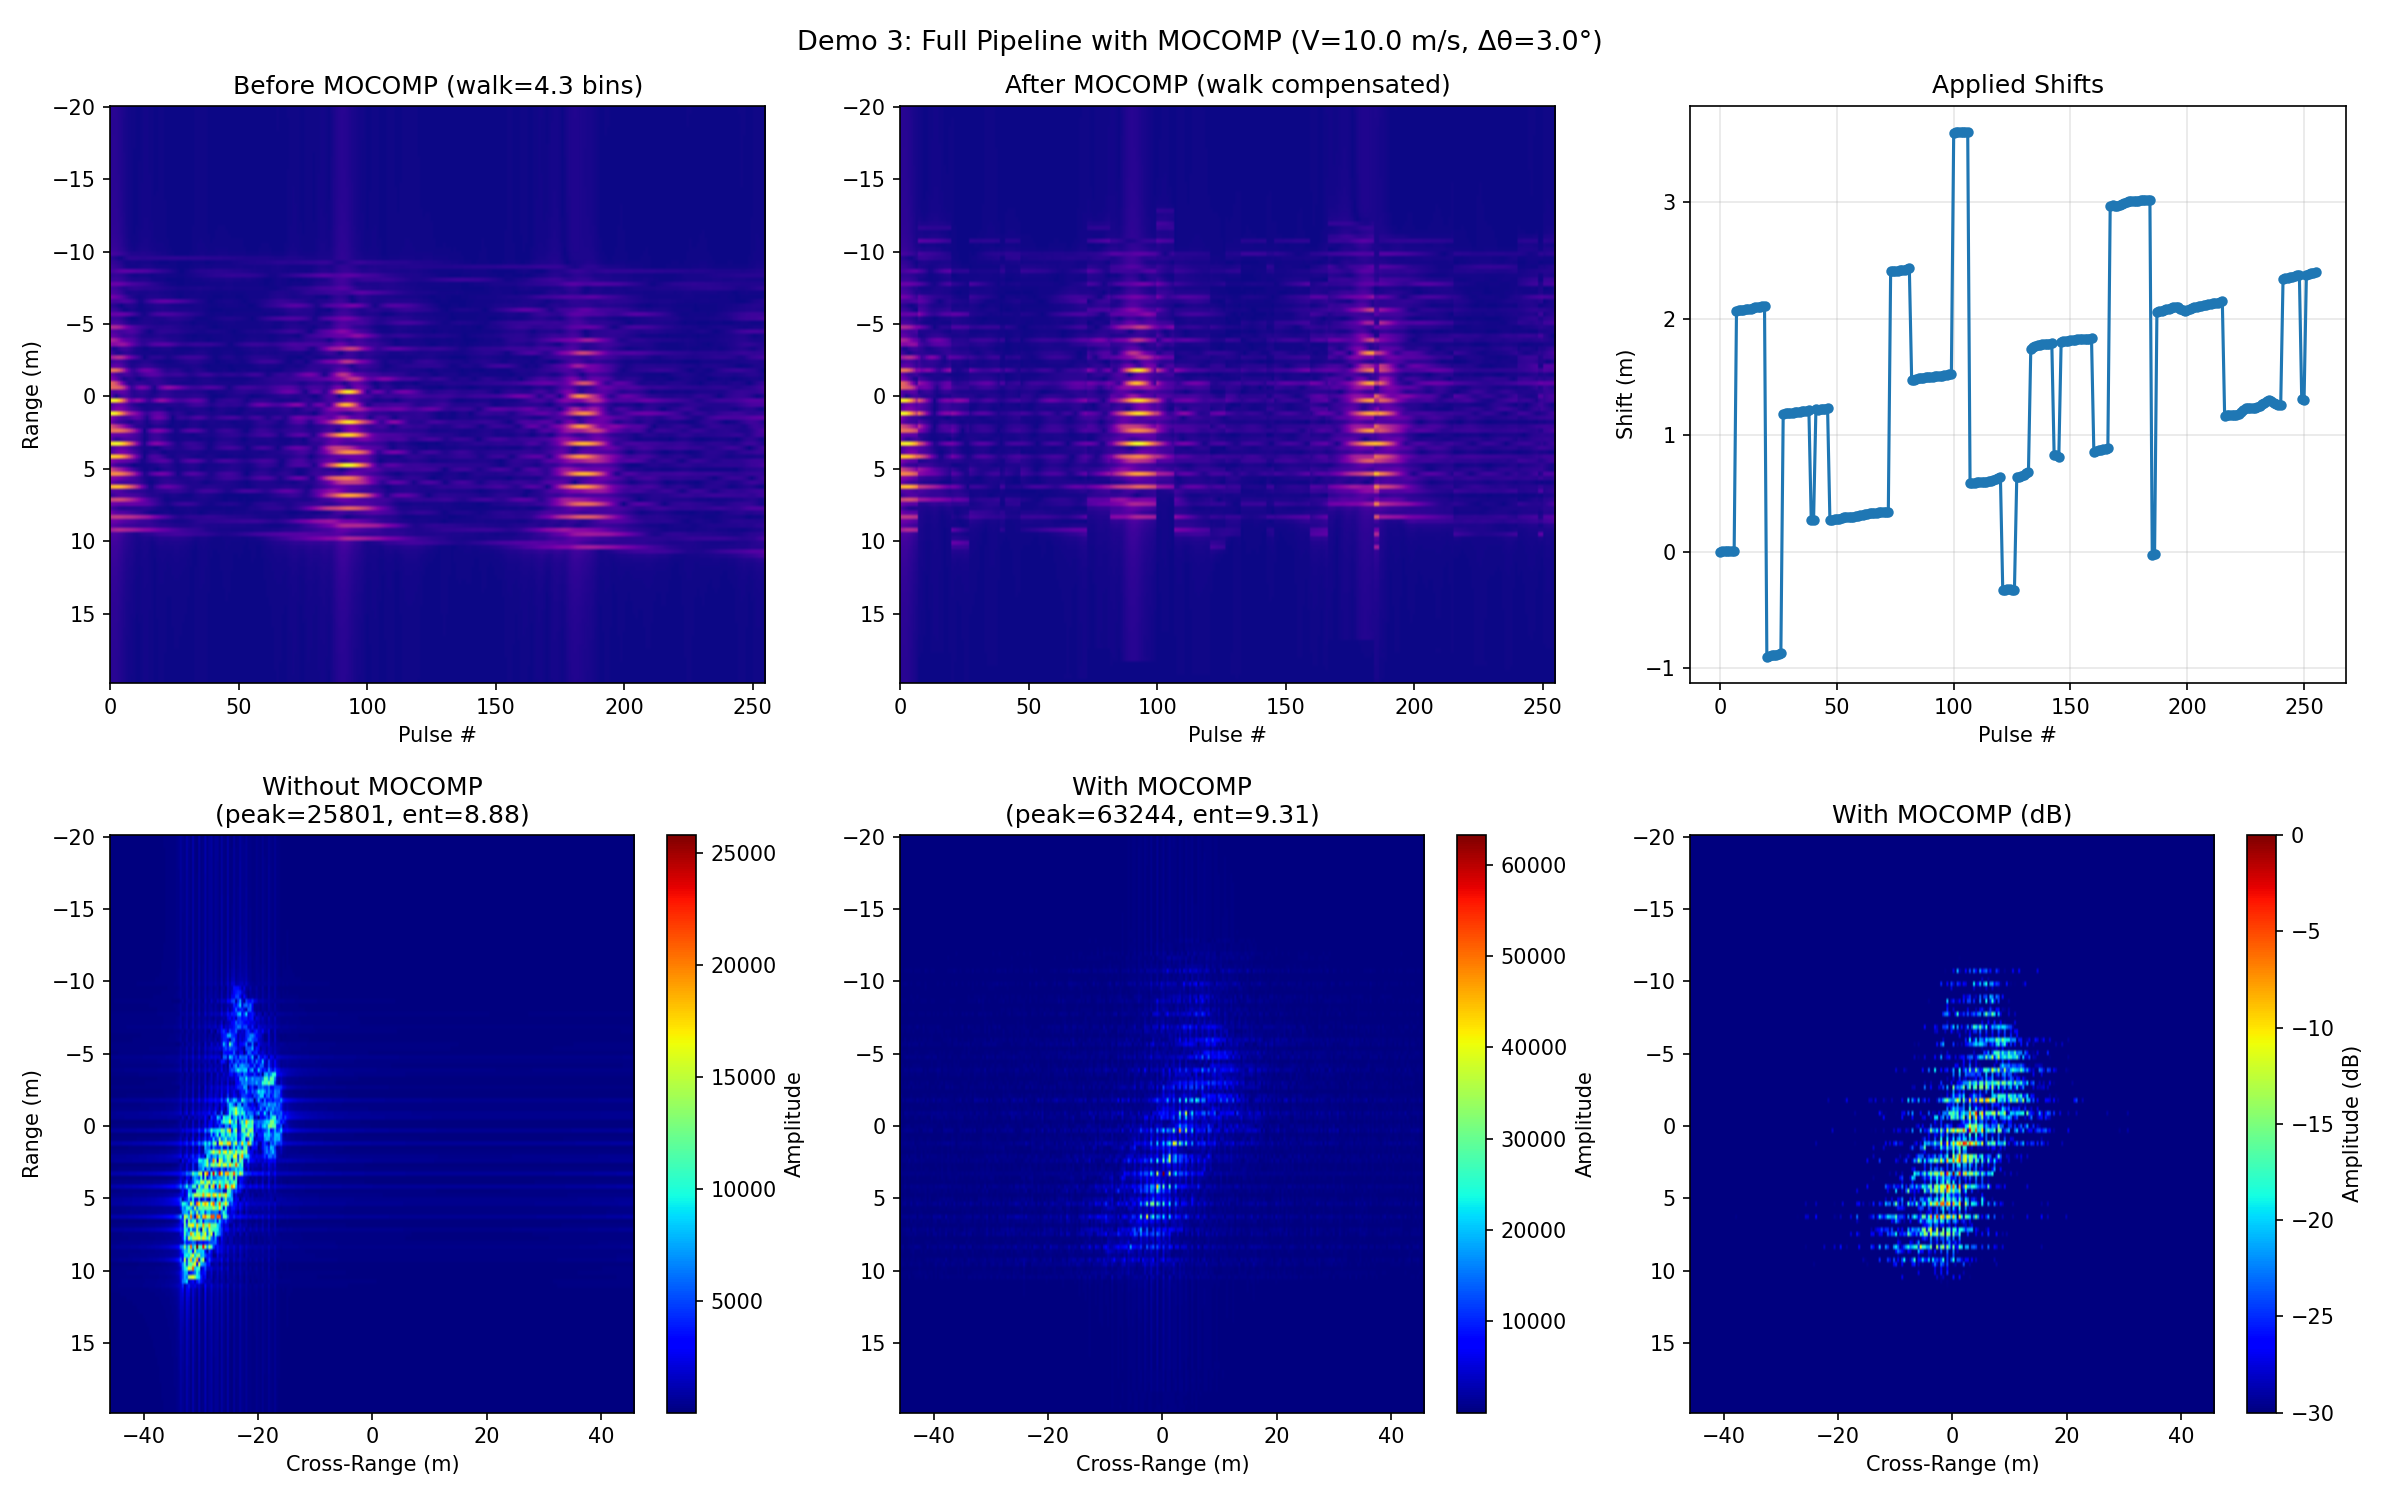

The script that saved this image:
"""Демо 3: Полный конвейер с MOCOMP — физически валидный режим.

Сценарий идентичен Demo 2 (N=256, PRI=5e-4, Δθ=3°, V=10 м/с, survey 40),
MOCOMP включен: честное сравнение «до/после»:
  - косые линии -> выравнивание огибающей + PPP-фазовая коррекция -> фокус;
  - пик ×2.45, ход 1.28 м (4.3 бина) полностью компенсируется.

Примечание (План фиксов §8.3): на вращающейся цели выравнивание огибающей
включает вращательную составляющую ярких элементов — применённые сдвиги
могут превышать аналитический ход трансляции; суб-бин точность ENVELOPE —
на трансляционно-доминированном эхе.
"""
import sys
import os

sys.path.insert(0, os.path.join(os.path.dirname(__file__), ".."))

import math
import numpy as np
import matplotlib.pyplot as plt

from models.radar import Radar
from models.target import Target
from simulation.raw_generator import generate_raw_matrix
from simulation.applicability import check_applicability, format_report
from processing.range_compress import range_compress
from processing.mocomp import mocomp
from processing.azimuth_compress import azimuth_compress, compute_amplitude

SPEED_OF_LIGHT = 3e8

N_PULSES = 256
PRI = 5e-4
DELTA_THETA_DEG = 3.0
V_SC = 10.0
ALPHA_DEG = 0.3
SURVEY = 40.0
R0 = 500000.0


def run(f_c=8e9, spectr_w=0.5e9, ang=DELTA_THETA_DEG, R0=R0,
        V=V_SC, alpha=ALPHA_DEG, omega=None,
        satellite="ICEsat2", verbose=True):
    omega = (omega if omega is not None
             else math.radians(DELTA_THETA_DEG) / (N_PULSES * PRI))
    pri = PRI

    radar = Radar(c=SPEED_OF_LIGHT, f_c=f_c, Xmax=SURVEY, Ymax=SURVEY,
                  spectr_w=spectr_w, ph_c=0.0, ang=9.0, nifft_size=256)

    filename = "matrices/matrices_%s_high.pkl" % satellite
    target = Target(filename, pri=pri, num_pulses=N_PULSES, R0=R0,
                    V=V, alpha=alpha, omega=omega)

    if verbose:
        print("=== Full Pipeline with MOCOMP (V=%.1f, alpha=%.2f°, Δθ=%.1f°) ==="
              % (V, alpha, math.degrees(omega * N_PULSES * pri)))
        print(format_report(check_applicability(radar, target)))

    E, f_r = generate_raw_matrix(radar, target)
    P, P_abs, range_axis, dr = range_compress(E, f_r, R0=R0)

    I_raw, az_axis, _ = azimuth_compress(P.astype(np.complex128), omega, f_c, pri=pri)
    amp_raw = compute_amplitude(I_raw)

    P_comp, shifts, ref_bin, phase_errors = mocomp(P, range_axis)
    I_moc, _, _ = azimuth_compress(P_comp, omega, f_c, pri=pri)
    amp_moc = compute_amplitude(I_moc)

    def entropy(x):
        p = x / x.sum()
        return -np.sum(p * np.log(p + 1e-30))

    e_raw = entropy(amp_raw)
    e_moc = entropy(amp_moc)

    # Честные метрики (План фиксов §8.3): аналитический ход + применённые
    # сдвиги MOCOMP в метрах вместо «drift = argmax-разность» (старая метрика
    # измеряла заворот, а не дрейф)
    walk_analytic = V * math.cos(math.radians(alpha)) * N_PULSES * pri   # м
    shifts_m = np.asarray(shifts) * dr                                   # метры

    if verbose:
        print("  Range walk (аналитика трансляции): %.2f м = %.1f бина"
              % (walk_analytic, walk_analytic / dr))
        print("  Применённые сдвиги MOCOMP: %+.2f..%+.2f м (включают "
              "вращательную составляющую ЯЛЭ)" % (shifts_m.min(), shifts_m.max()))
        print("  Peak: raw=%.0f, mocomp=%.0f (improvement %.2fx)"
              % (amp_raw.max(), amp_moc.max(), amp_moc.max() / amp_raw.max()))
        print("  Entropy: raw=%.2f, mocomp=%.2f" % (e_raw, e_moc))

    fig, axes = plt.subplots(2, 3, figsize=(16, 10))

    extent_range = [0, P_abs.shape[1] - 1, range_axis[-1], range_axis[0]]
    axes[0, 0].imshow(P_abs, aspect="auto", cmap="plasma", extent=extent_range)
    axes[0, 0].set_title("Before MOCOMP (walk=%.1f bins)" % (walk_analytic / dr))
    axes[0, 0].set_xlabel("Pulse #")
    axes[0, 0].set_ylabel("Range (m)")

    P_comp_abs = np.abs(P_comp)
    axes[0, 1].imshow(P_comp_abs, aspect="auto", cmap="plasma", extent=extent_range)
    axes[0, 1].set_title("After MOCOMP (walk compensated)")
    axes[0, 1].set_xlabel("Pulse #")

    axes[0, 2].plot(shifts_m, "o-", markersize=4)
    axes[0, 2].set_title("Applied Shifts")
    axes[0, 2].set_xlabel("Pulse #")
    axes[0, 2].set_ylabel("Shift (m)")
    axes[0, 2].grid(True, alpha=0.3)

    extent_isar = [az_axis[0], az_axis[-1], range_axis[-1], range_axis[0]]
    im0 = axes[1, 0].imshow(amp_raw, aspect="auto", cmap="jet", extent=extent_isar)
    axes[1, 0].set_title("Without MOCOMP\n(peak=%.0f, ent=%.2f)" % (amp_raw.max(), e_raw))
    axes[1, 0].set_xlabel("Cross-Range (m)")
    axes[1, 0].set_ylabel("Range (m)")
    plt.colorbar(im0, ax=axes[1, 0], label="Amplitude")

    im1 = axes[1, 1].imshow(amp_moc, aspect="auto", cmap="jet", extent=extent_isar)
    axes[1, 1].set_title("With MOCOMP\n(peak=%.0f, ent=%.2f)" % (amp_moc.max(), e_moc))
    axes[1, 1].set_xlabel("Cross-Range (m)")
    plt.colorbar(im1, ax=axes[1, 1], label="Amplitude")

    amp_moc_db = compute_amplitude(I_moc, mode="db")
    im2 = axes[1, 2].imshow(amp_moc_db, aspect="auto", cmap="jet", extent=extent_isar, vmin=-30, vmax=0)
    axes[1, 2].set_title("With MOCOMP (dB)")
    axes[1, 2].set_xlabel("Cross-Range (m)")
    plt.colorbar(im2, ax=axes[1, 2], label="Amplitude (dB)")

    fig.suptitle("Demo 3: Full Pipeline with MOCOMP (V=%.1f m/s, Δθ=%.1f°)"
                 % (V, math.degrees(omega * N_PULSES * pri)), fontsize=13)
    plt.tight_layout()
    plt.savefig("examples/demo_full_pipeline_mocomp.png", dpi=150)
    if sys.flags.interactive:
        plt.show()
    else:
        plt.close(fig)
        print("Saved: examples/demo_full_pipeline_mocomp.png")


if __name__ == "__main__":
    run(verbose=True)
